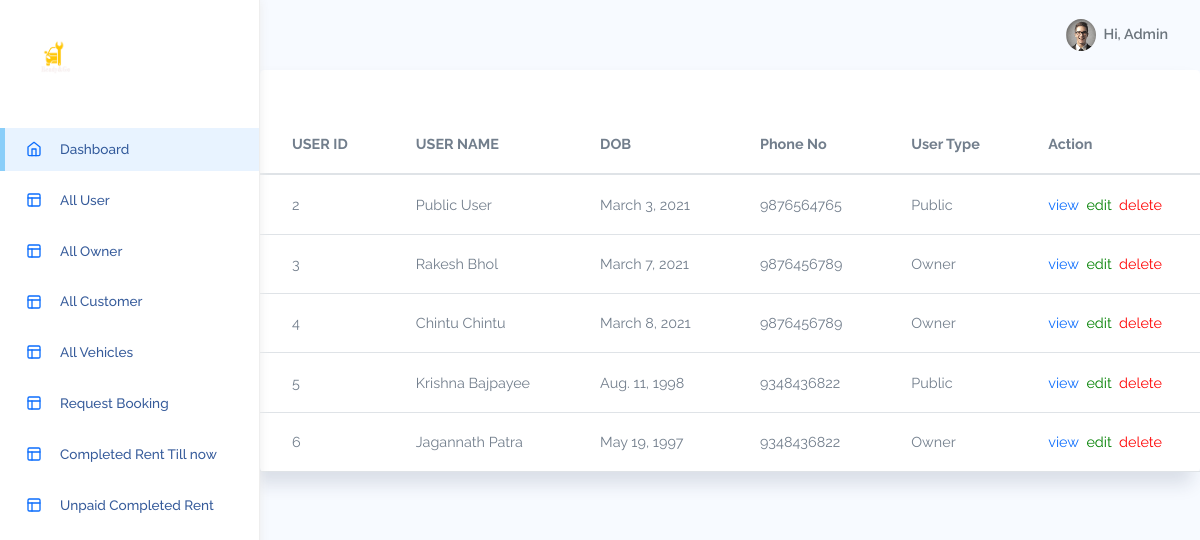
/users/ (signed in), run on the app's committed database.
### Admin/models.py (models this page shows, shortened)
class UserProfile(models.Model):
    USER_TYPES = [
        ('Owner', 'Owner'),
        ('Admin', 'Admin'),
        ('Public', 'Public'),
    ]
    user=models.ForeignKey(User,on_delete=models.CASCADE)
    profilePicture = models.ImageField(blank=True, null=True)
    contact_No = models.IntegerField()
    dob = models.DateField(null=True, blank=True)
    address = models.TextField(null=True, blank=True)
    userType = models.CharField(max_length=15, choices=USER_TYPES, default='Public')
    created_at = models.DateTimeField(auto_now_add=True)
    updated_at = models.DateTimeField(auto_now=True)

### Admin/views.py (the view)
# urls.py: path('users/', AllUsers, name='users'),
def AllUsers(request):
    alluser = UserProfile.objects.all().exclude(user=request.user)
    return render(request, 'users.html', {'users':alluser})

### Admin/templates/users.html (shortened to what this page needs)
{% extends 'adminbase.html' %}
{% block content %}
{% load static %}
<div class="row" id="table-hover-row">
  <div class="col-12">
    <div class="card">
      <div class="card-content">
        <div class="card-body">
        </div>
        <div class="table-responsive">
          <table class="table table-hover mb-0">
            <thead>
              <tr>
                <th>USER ID</th>
                <th>USER NAME</th>
                <th>DOB</th>
                <th>Phone No</th>
                <th>User Type</th>
                <th>Action</th>
              </tr>
            </thead>
            <tbody>
              {% if users %}
              {% for u in users %}
              <tr>
                <td class="text-bold-500">{{u.user.id}}</td>
                <td class="text-bold-500">{{u.user.first_name}} {{u.user.last_name}}</td>
                <td>{{u.dob}}</td>
                <td>{{u.contact_No}}</td>
                <td>{{u.userType}}</td>
                <td>
                  <a href="/user-details/{{u.id}}/" style="height: 10px; width: 10px;">view</a>&nbsp;
                  {% if request.user.userprofile_set.first.userType == "Admin" %}
                  <a href="/edit-single-user/{{u.id}}/" style="height: 10px; width: 10px; color: green">edit</a>&nbsp;
                  <a href="/delete-user/{{u.id}}/" style="height: 10px; width: 10px; color: red;">delete</a>
                  {%endif %}
                </td>
              </tr>
              {% endfor %}
              {% else %}
              <p style="color: red;">No Data Found.</p>
              {% endif %}
            </tbody>
          </table>
        </div>
      </div>
    </div>
  </div>
</div>
</div>
{% endblock %}

### Admin/templates/adminbase.html (shortened to what this page needs)
<!DOCTYPE html>
<html lang="en">
{% load static %}
<head>
    <link rel="stylesheet" href="{% static 'AdminStatic/assets/css/bootstrap.css' %}">
    <link rel="stylesheet" href="{% static 'AdminStatic/assets/css/font-awesome.min.css' %}">
    <link rel="stylesheet" href="{% static 'AdminStatic/assets/vendors/chartjs/Chart.min.css' %}">
    <link rel="stylesheet" href="{% static 'AdminStatic/assets/vendors/perfect-scrollbar/perfect-scrollbar.css' %}">
    <link rel="stylesheet" href="{% static 'AdminStatic/assets/css/app.css' %}">
<body>
    <div id="app">
        <div id="sidebar" class='active'>
            <div class="sidebar-wrapper active">
                <div class="sidebar-header">
                    <img src="{% static 'AdminStatic/assets/images/logo2.png' %}" alt="" srcset="">
                </div>
                <div class="sidebar-menu">
                    <ul class="menu">
                        <li class="sidebar-item active ">
                            <a href="/dashboard/" class='sidebar-link'>
                                <i data-feather="home" width="20"></i>
                                <span>Dashboard</span>
                            </a>
                        </li>
                        {% if request.user.userprofile_set.first.userType == "Admin" %}
                        <li class="sidebar-item  ">
                            <a href="/users/" class='sidebar-link'>
                                <i data-feather="layout" width="20"></i>
                                <span>All User</span>
                            </a>
                        </li>
                        <li class="sidebar-item  ">
                            <a href="/all-owner/" class='sidebar-link'>
                                <i data-feather="layout" width="20"></i>
                                <span>All Owner</span>
                            </a>
                        </li>
                        <li class="sidebar-item  ">
                            <a href="/all-public/" class='sidebar-link'>
                                <i data-feather="layout" width="20"></i>
                                <span>All Customer</span>
                            </a>
                        </li>
                        <li class="sidebar-item  ">
                            <a href="/total-vehicle/" class='sidebar-link'>
                                <i data-feather="layout" width="20"></i>
                                <span>All Vehicles</span>
                            </a>
                        </li>
                        <li class="sidebar-item  ">
                            <a href="/track-vehicle/" class='sidebar-link'>
                                <i data-feather="layout" width="20"></i>
                                <span>Request Booking</span>
                            </a>
                        </li>
                        <li class="sidebar-item  ">
                            <a href="/completed-rent/" class='sidebar-link'>
                                <i data-feather="layout" width="20"></i>
                                <span>Completed Rent Till now</span>
                            </a>
                        </li>
                        <li class="sidebar-item  ">
                            <a href="/unpaid-completed-rent/" class='sidebar-link'>
                                <i data-feather="layout" width="20"></i>
                                <span>Unpaid Completed Rent</span>
                            </a>
                        </li>
                        {% endif %}
                    </ul>
                </div>
            </div>
        </div>
        </div>
    <div id="main">
        <nav class="navbar navbar-header navbar-expand navbar-light">
            <div class="collapse navbar-collapse" id="navbarSupportedContent">
                <ul class="navbar-nav d-flex align-items-center navbar-light ml-auto">
                    <li class="dropdown">
                        <a href="#" data-toggle="dropdown" class="nav-link dropdown-toggle nav-link-lg nav-link-user">
                            <div class="avatar mr-1">
                                {% if request.user.userprofile_set.first.profilePicture %}
                                <img src="{{request.user.userprofile_set.first.profilePicture.url}}" alt="" srcset="">
                                {% else %}
                                <img src="{% static 'AdminStatic/assets/images/avatar/avatar-s-1.png' %}" alt=""
                                    srcset="">
                                {% endif %}
                            </div>
                            <div class="d-none d-md-block d-lg-inline-block">Hi, {{request.user.first_name}}</div>
                        </a>
                    </li>
                </ul>
            </div>
        </nav>
        {% block content %}{% endblock %}
</body>
</html>

### Admin/static/AdminStatic/assets/css/app.css (style rules this page uses)
* { font-family: "Raleway"; }
#app { position: relative; }
#main { margin-left: 260px; background-color: #F7FAFF; min-height: 100vh; transition: margin-left 0.6s ease-out; }
a { text-decoration: none; outline: 0; }
svg.feather, i { font-size: 14px; height: 1rem; }
.avatar { display: inline-flex; border-radius: 50%; text-align: center; vertical-align: middle; position: relative; }
.avatar img { width: 32px; height: 32px; border-radius: 50%; }
.dropdown-toggle:after { color: #fff; }
#sidebar.active .sidebar-wrapper { left: 0; }
.sidebar-wrapper { width: 260px; height: 100vh; position: fixed; top: 0; z-index: 10; background-color: #fff; bottom: 0; border-right: 1px solid #eee; box-shadow: 0 0 10px #ececec; left: -260px; transition: left 0.6s ease-out; }
.sidebar-wrapper .sidebar-header { padding: 2rem 2rem 1rem; font-size: 2rem; font-weight: bold; }
.sidebar-wrapper .sidebar-header img { height: 2.5rem; }
.sidebar-wrapper .menu { padding-left: 0; margin-top: 2rem; }
.sidebar-wrapper .menu .sidebar-link { display: block; padding: 0.7rem 1.5rem; font-size: 0.85rem; display: flex; align-items: center; transition: all 0.5s; }
.sidebar-wrapper .menu .sidebar-link > span { color: #053382; font-weight: 500; margin-left: 1rem; opacity: 0.8; }
.sidebar-wrapper .menu .sidebar-item { list-style: none; margin-top: 0.5rem; position: relative; }
.sidebar-wrapper .menu .sidebar-item.active .sidebar-link { background-color: #e8f3ff; }
.sidebar-wrapper .menu .sidebar-item.active .sidebar-link:before { content: ""; position: absolute; left: 0; height: 100%; top: 0; bottom: 0; background-color: rgba(46, 170, 244, 0.5); width: 5px; }
.card { box-shadow: -8px 12px 18px 0 rgba(25, 42, 70, 0.13); margin-bottom: 2.2rem; }
.card .card-content { position: relative; }
.card .card-body { padding: 1.4rem 1.7rem; }
.navbar { height: 70px; padding: 1.5rem; }
.navbar .nav-link-user img { width: 30px; }
.navbar.navbar-header li { display: flex; align-items: center; }
.navbar.navbar-header .dropdown > a { color: #6c757d; font-weight: 600; }
.navbar.navbar-header .dropdown > a:after { display: none; }
.table td, .dataTable-table td, .table thead th, .dataTable-table thead th { vertical-align: middle; }
.table thead th, .dataTable-table thead th { border-bottom: 2px solid #475F7B; }

### data on the page
UserProfile: user.id "2", user.first_name "Public", user.last_name "User", dob "March 3, 2021", contact_No "9876564765", userType "Public"
UserProfile: user.id "3", user.first_name "Rakesh", user.last_name "Bhol", dob "March 7, 2021", contact_No "9876456789", userType "Owner"
UserProfile: user.id "4", user.first_name "Chintu", user.last_name "Chintu", dob "March 8, 2021", contact_No "9876456789", userType "Owner"
UserProfile: user.id "5", user.first_name "Krishna", user.last_name "Bajpayee", dob "Aug. 11, 1998", contact_No "9348436822", userType "Public"
UserProfile: user.id "6", user.first_name "Jagannath", user.last_name "Patra", dob "May 19, 1997", contact_No "9348436822", userType "Owner"

### other printed values
{{ request.user.first_name }} "Admin"
